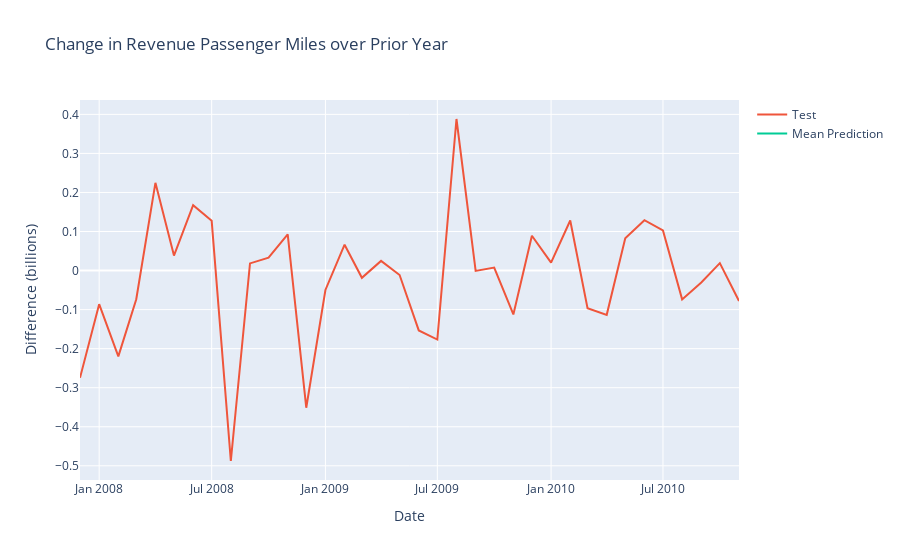

The code cell stored with this chart in its notebook:
### Code cell
fig = go.Figure()
fig.add_trace(go.Scatter(x=train.index, y=train, mode='lines', name="Train"))
fig.add_trace(go.Scatter(x=test.index, y=test, mode='lines', name="Test"))
fig.add_trace(go.Scatter(x=predictions.index, y=predictions, mode='lines', name="Mean Prediction"))

fig.update_layout(
    yaxis_title="Difference (billions)", 
    xaxis_title="Date",
    title="Change in Revenue Passenger Miles over Prior Year"
)
fig.show()

### Figure 1 — Plotly figure (JSON) as saved in the notebook; plotly's stock layout.template omitted (floating-point values rounded to 4 significant figures)
{"data": [{"mode": "lines", "name": "Train", "type": "scatter", "x": [], "y": []}, {"mode": "lines", "name": "Test", "type": "scatter", "x": ["2007-12-01T00:00:00", "2008-01-01T00:00:00", "2008-02-01T00:00:00", "2008-03-01T00:00:00", "2008-04-01T00:00:00", "2008-05-01T00:00:00", "2008-06-01T00:00:00", "2008-07-01T00:00:00", "2008-08-01T00:00:00", "2008-09-01T00:00:00", "2008-10-01T00:00:00", "2008-11-01T00:00:00", "2008-12-01T00:00:00", "2009-01-01T00:00:00", "2009-02-01T00:00:00", "2009-03-01T00:00:00", "2009-04-01T00:00:00", "2009-05-01T00:00:00", "2009-06-01T00:00:00", "2009-07-01T00:00:00", "2009-08-01T00:00:00", "2009-09-01T00:00:00", "2009-10-01T00:00:00", "2009-11-01T00:00:00", "2009-12-01T00:00:00", "2010-01-01T00:00:00", "2010-02-01T00:00:00", "2010-03-01T00:00:00", "2010-04-01T00:00:00", "2010-05-01T00:00:00", "2010-06-01T00:00:00", "2010-07-01T00:00:00", "2010-08-01T00:00:00", "2010-09-01T00:00:00", "2010-10-01T00:00:00", "2010-11-01T00:00:00"], "y": [-0.2748, -0.08611, -0.2197, -0.07329, 0.2248, 0.03842, 0.1673, 0.1274, -0.4877, 0.01836, 0.03286, 0.09259, -0.3513, -0.04972, 0.06618, -0.0186, 0.02472, -0.01143, -0.1533, -0.1767, 0.3881, -0.0008395, 0.007718, -0.1123, 0.08923, 0.02032, 0.1283, -0.09666, -0.1134, 0.08243, 0.1289, 0.1029, -0.07384, -0.0304, 0.01891, -0.07789]}, {"mode": "lines", "name": "Mean Prediction", "type": "scatter", "x": ["2007-12-01T00:00:00", "2008-01-01T00:00:00", "2008-02-01T00:00:00", "2008-03-01T00:00:00", "2008-04-01T00:00:00", "2008-05-01T00:00:00", "2008-06-01T00:00:00", "2008-07-01T00:00:00", "2008-08-01T00:00:00", "2008-09-01T00:00:00", "2008-10-01T00:00:00", "2008-11-01T00:00:00", "2008-12-01T00:00:00", "2009-01-01T00:00:00", "2009-02-01T00:00:00", "2009-03-01T00:00:00", "2009-04-01T00:00:00", "2009-05-01T00:00:00", "2009-06-01T00:00:00", "2009-07-01T00:00:00", "2009-08-01T00:00:00", "2009-09-01T00:00:00", "2009-10-01T00:00:00", "2009-11-01T00:00:00", "2009-12-01T00:00:00", "2010-01-01T00:00:00", "2010-02-01T00:00:00", "2010-03-01T00:00:00", "2010-04-01T00:00:00", "2010-05-01T00:00:00", "2010-06-01T00:00:00", "2010-07-01T00:00:00", "2010-08-01T00:00:00", "2010-09-01T00:00:00", "2010-10-01T00:00:00", "2010-11-01T00:00:00"], "y": [null, null, null, null, null, null, null, null, null, null, null, null, null, null, null, null, null, null, null, null, null, null, null, null, null, null, null, null, null, null, null, null, null, null, null, null]}], "layout": {"title": {"text": "Change in Revenue Passenger Miles over Prior Year"}, "xaxis": {"title": {"text": "Date"}}, "yaxis": {"title": {"text": "Difference (billions)"}}}}
